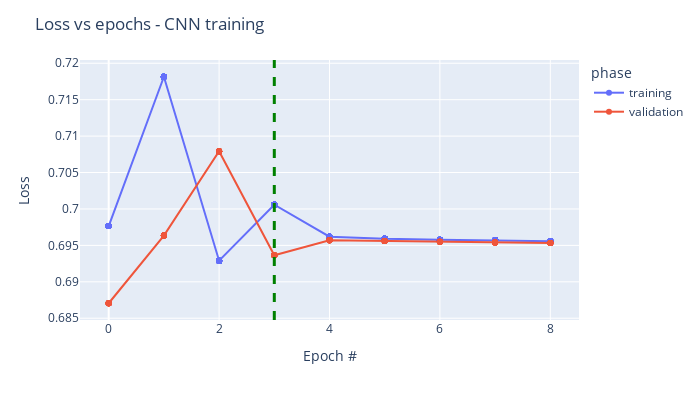

Notebook code for this chart:
### Markdown cell above
Let's plot also in this case the loss across the epochs for the training and the validation sets:

### Code cell
fig = px.line(
    output_train,
    x='epoch',
    y='loss',
    color='phase',
    markers=True)

fig.add_vline(x=trainer.epoch_saved_model, line_width=3, line_dash="dash", line_color="green")

fig.update_layout(
    xaxis_title='Epoch #',
    yaxis_title='Loss',
    title='Loss vs epochs - CNN training',
    width=700, height=400,
)

### Figure 1 — Plotly figure (JSON) as saved in the notebook; plotly's stock layout.template omitted (floating-point values rounded to 4 significant figures; data arrays with more than 128 entries replaced by an {"elided": "..."} marker saying what was removed)
{"data": [{"hovertemplate": "phase=training<br>epoch=%{x}<br>loss=%{y}<extra></extra>", "legendgroup": "training", "line": {"color": "#636efa", "dash": "solid"}, "marker": {"symbol": "circle"}, "mode": "markers+lines", "name": "training", "orientation": "v", "showlegend": true, "type": "scatter", "x": {"elided": "648 int values"}, "xaxis": "x", "y": {"elided": "648 float values"}, "yaxis": "y"}, {"hovertemplate": "phase=validation<br>epoch=%{x}<br>loss=%{y}<extra></extra>", "legendgroup": "validation", "line": {"color": "#EF553B", "dash": "solid"}, "marker": {"symbol": "circle"}, "mode": "markers+lines", "name": "validation", "orientation": "v", "showlegend": true, "type": "scatter", "x": {"elided": "162 int values"}, "xaxis": "x", "y": {"elided": "162 float values"}, "yaxis": "y"}], "layout": {"height": 400, "legend": {"title": {"text": "phase"}, "tracegroupgap": 0}, "margin": {"t": 60}, "shapes": [{"line": {"color": "green", "dash": "dash", "width": 3}, "type": "line", "x0": 3, "x1": 3, "xref": "x", "y0": 0, "y1": 1, "yref": "y domain"}], "title": {"text": "Loss vs epochs - CNN training"}, "width": 700, "xaxis": {"anchor": "y", "domain": [0, 1], "title": {"text": "Epoch #"}}, "yaxis": {"anchor": "x", "domain": [0, 1], "title": {"text": "Loss"}}}}
